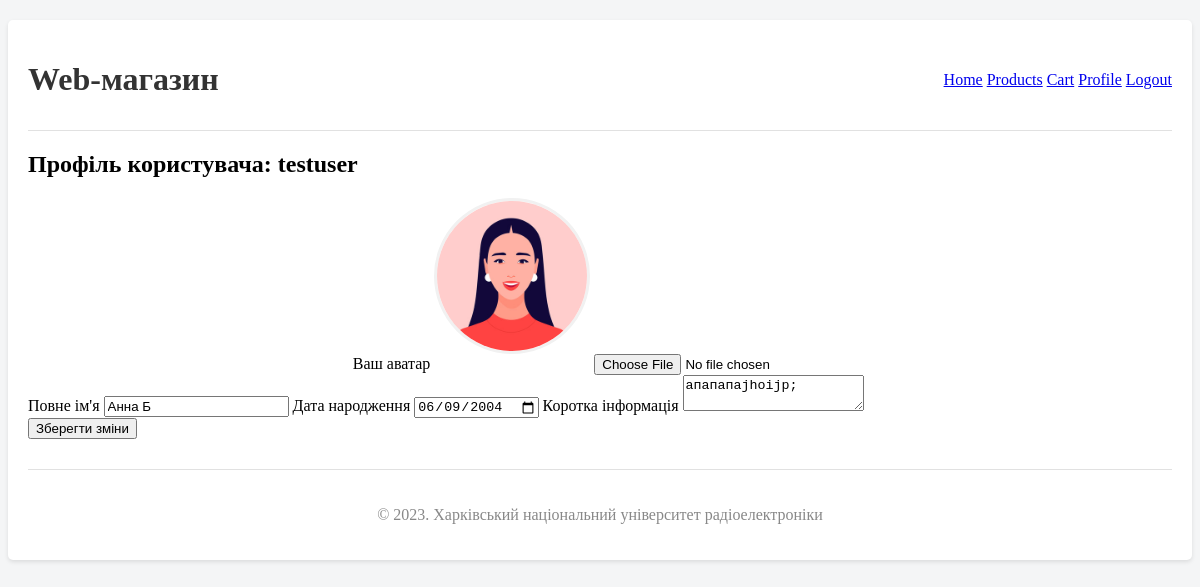
Screenshot of /index.php?page=profile (signed in) with the database file from the repository.
### tables this page shows
CREATE TABLE users (
        id INTEGER PRIMARY KEY AUTOINCREMENT,
        username TEXT NOT NULL UNIQUE,
        password_hash TEXT NOT NULL,
        full_name TEXT,
        birth_date TEXT,
        description TEXT,
        avatar TEXT
    );

### templates/profile.php (the view, shortened to what this page needs)
<?php
$stmt = $pdo->prepare("SELECT * FROM users WHERE id = ?");
$stmt->execute([$_SESSION['user_id']]);
$user = $stmt->fetch();
?>
<h2>Профіль користувача: <?= htmlspecialchars($user['username']) ?></h2>
<form action="index.php?page=profile" method="POST" enctype="multipart/form-data">
    <div class="row">
        <div class="four columns profile-avatar">
            <label>Ваш аватар</label>
            <img src="<?= !empty($user['avatar']) ? 'public/uploads/' . htmlspecialchars($user['avatar']) : 'https://via.placeholder.com/150' ?>" alt="User Avatar" class="avatar-image">
            <input type="file" name="avatar" id="avatar">
        </div>
        <div class="eight columns">
            <label for="full_name">Повне ім'я</label>
            <input class="u-full-width" type="text" name="full_name" id="full_name" value="<?= htmlspecialchars($_POST['full_name'] ?? $user['full_name'] ?? '') ?>">
            <label for="birth_date">Дата народження</label>
            <input class="u-full-width" type="date" name="birth_date" id="birth_date" value="<?= htmlspecialchars($_POST['birth_date'] ?? $user['birth_date'] ?? '') ?>">
            <label for="description">Коротка інформація</label>
            <textarea class="u-full-width" name="description" id="description"><?= htmlspecialchars($_POST['description'] ?? $user['description'] ?? '') ?></textarea>
        </div>
    </div>
    <button type="submit" class="button-primary">Зберегти зміни</button>
</form>

### public/style.css (style rules this page uses)
body { background-color: #f4f5f6; }
.profile-avatar { text-align: center; }
.avatar-image { max-width: 150px; height: auto; border-radius: 50%; margin-bottom: 15px; border: 3px solid #f1f1f1; }

### rows the page displays
users: username "testuser", avatar (picture), full_name "Анна Б", birth_date "06/09/2004", description "апапапаjhoijp;"
